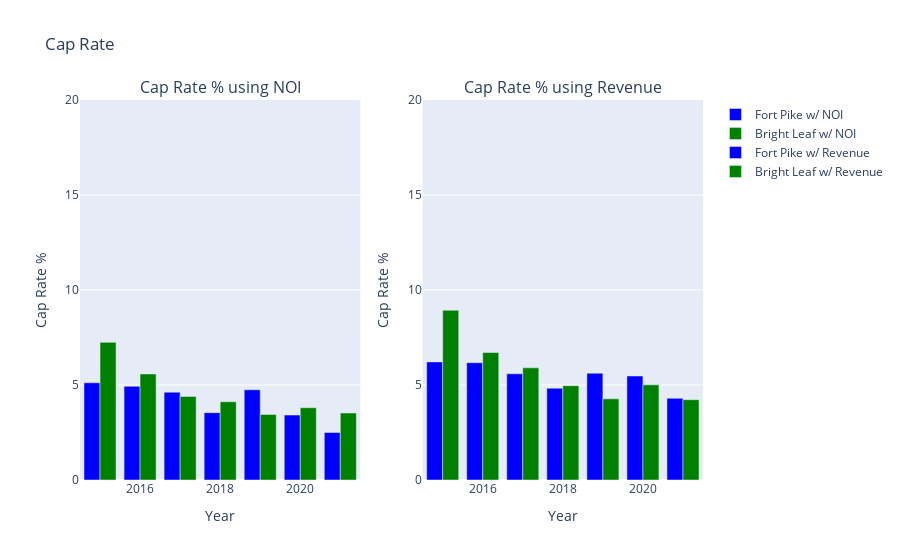

Write notebook code for a chart like this one.
### Code cell
fig = make_subplots(
    rows=1, cols=2, subplot_titles=("Cap Rate % using NOI", "Cap Rate % using Revenue"))
#Using NOI
trace1 = go.Bar(x = cap_fp["Year"], y=cap_fp["Cap_Rate_FP"], marker=dict(color="Blue", opacity=1), name="Fort Pike w/ NOI")
fig.add_trace(trace1, row=1, col=1)
trace2 = go.Bar(x = cap_bl["Year"], y=cap_bl["Cap_Rate_BL"], marker=dict(color="green", opacity=1), name="Bright Leaf w/ NOI")
fig.add_trace(trace2, row=1, col=1)

#Using Revenue
trace3 = go.Bar(x = cap_fp_["Year"], y=cap_fp_["Cap_Rate_FP"], marker=dict(color="Blue", opacity=1), name="Fort Pike w/ Revenue")
fig.add_trace(trace3, row=1, col=2)
trace4 = go.Bar(x = cap_bl_["Year"], y=cap_bl_["Cap_Rate_BL"], marker=dict(color="green", opacity=1), name="Bright Leaf w/ Revenue")
fig.add_trace(trace4, row=1, col=2)

fig.update_xaxes(title_text="Year", row = 1, col =1)
fig.update_yaxes(title_text="Cap Rate %", range=[0,20], row = 1, col = 1)
fig.update_xaxes(title_text="Year", row = 1, col =2)
fig.update_yaxes(title_text="Cap Rate %", range=[0,20], row = 1, col = 2)
fig.update_layout(title = "Cap Rate", barmode="group")

### Figure 1 — Plotly figure (JSON) as saved in the notebook; plotly's stock layout.template omitted (floating-point values rounded to 4 significant figures)
{"data": [{"marker": {"color": "Blue", "opacity": 1}, "name": "Fort Pike w/ NOI", "type": "bar", "x": [2015, 2016, 2017, 2018, 2019, 2020, 2021], "xaxis": "x", "y": [5.118, 4.932, 4.623, 3.545, 4.749, 3.418, 2.499], "yaxis": "y"}, {"marker": {"color": "green", "opacity": 1}, "name": "Bright Leaf w/ NOI", "type": "bar", "x": [2015, 2016, 2017, 2018, 2019, 2020, 2021], "xaxis": "x", "y": [7.244, 5.582, 4.398, 4.116, 3.449, 3.804, 3.525], "yaxis": "y"}, {"marker": {"color": "Blue", "opacity": 1}, "name": "Fort Pike w/ Revenue", "type": "bar", "x": [2015, 2016, 2017, 2018, 2019, 2020, 2021], "xaxis": "x2", "y": [6.216, 6.173, 5.59, 4.831, 5.62, 5.473, 4.301], "yaxis": "y2"}, {"marker": {"color": "green", "opacity": 1}, "name": "Bright Leaf w/ Revenue", "type": "bar", "x": [2015, 2016, 2017, 2018, 2019, 2020, 2021], "xaxis": "x2", "y": [8.932, 6.709, 5.905, 4.966, 4.271, 5.008, 4.229], "yaxis": "y2"}], "layout": {"annotations": [{"font": {"size": 16}, "showarrow": false, "text": "Cap Rate % using NOI", "x": 0.225, "xanchor": "center", "xref": "paper", "y": 1, "yanchor": "bottom", "yref": "paper"}, {"font": {"size": 16}, "showarrow": false, "text": "Cap Rate % using Revenue", "x": 0.775, "xanchor": "center", "xref": "paper", "y": 1, "yanchor": "bottom", "yref": "paper"}], "barmode": "group", "title": {"text": "Cap Rate"}, "xaxis": {"anchor": "y", "domain": [0, 0.45], "title": {"text": "Year"}}, "xaxis2": {"anchor": "y2", "domain": [0.55, 1], "title": {"text": "Year"}}, "yaxis": {"anchor": "x", "domain": [0, 1], "range": [0, 20], "title": {"text": "Cap Rate %"}}, "yaxis2": {"anchor": "x2", "domain": [0, 1], "range": [0, 20], "title": {"text": "Cap Rate %"}}}}
